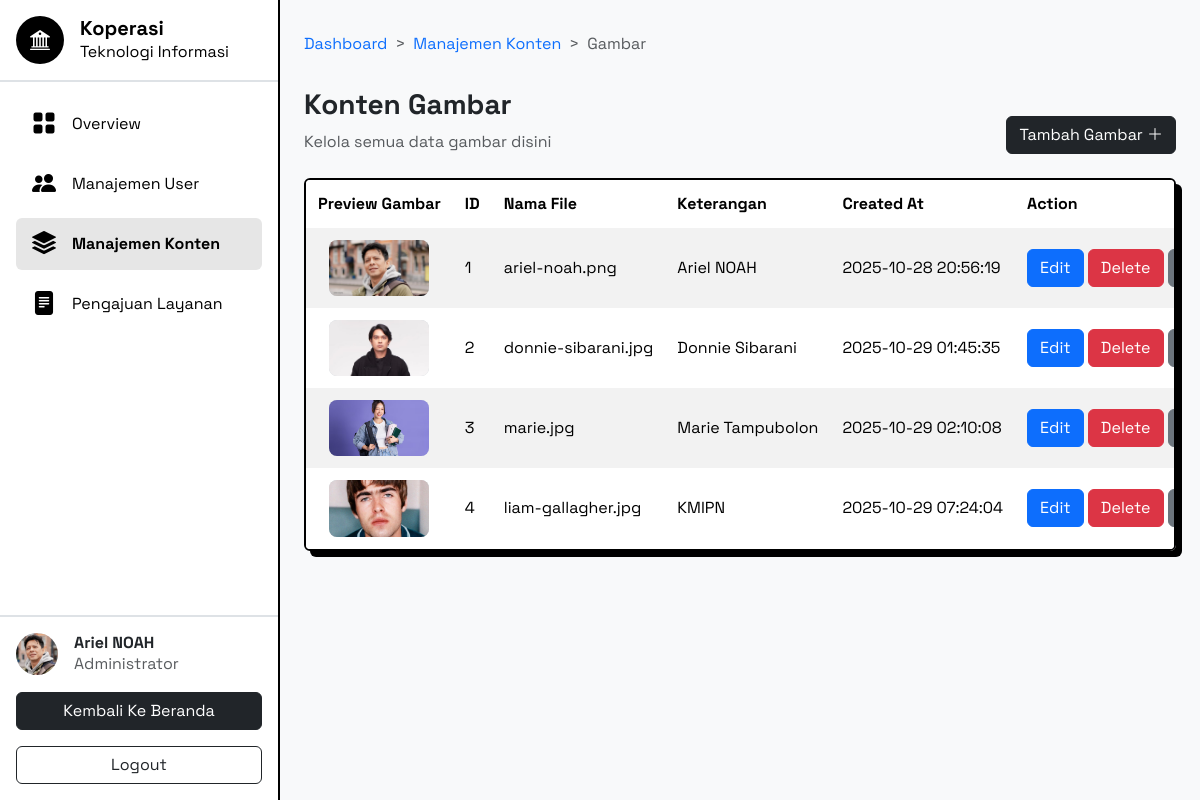
Screenshot of /dashboard/manage-content/image (signed in) with the database file from the repository.
### tables this page shows
CREATE TABLE `users` (
  `id` int NOT NULL,
  `avatar` varchar(150) NOT NULL,
  `nama` varchar(50) NOT NULL,
  `username` varchar(15) NOT NULL,
  `password` varchar(100) NOT NULL,
  `timestamp` timestamp NULL DEFAULT CURRENT_TIMESTAMP,
  `keterangan` text NOT NULL,
  `auth` varchar(20) NOT NULL,
  `aktif` enum('1','0') DEFAULT '1',
  `hapus` enum('1','0') DEFAULT '0'
);

CREATE TABLE `images` (
  `id` int NOT NULL,
  `nama_file` varchar(255) NOT NULL,
  `keterangan` text NOT NULL,
  `timestamp` timestamp NULL DEFAULT CURRENT_TIMESTAMP,
  `aktif` enum('1','0') DEFAULT '1',
  `hapus` enum('1','0') DEFAULT '0'
);

### app/Core/Controller.php (called while the page is built, shortened)
<?php
class Controller {
   protected function renderView(string $view, array $data = []) : void
   {
      extract($data);
      require_once __DIR__ . "/../View/" . $view . ".php";
   }
}

### app/Controller/ContentImageController.php (called while the page is built, shortened)
<?php
class ContentImageController extends Controller {
   private Image $imageModel;
   public function __construct()
   {
      $this->imageModel = new Image();
   }
   public function index() : void
   {
      $images = $this->imageModel->getAllImages();
      $data = [
         "page" => "ManageContent/Image/index",
         "images" => $images,
      ];
      $this->renderView(view: "Dashboard/index", data: $data);
   }
}

### public/index.php (called while the page is built, shortened)
<?php
try {
   Router::dispatch();
} catch (Exception $e) {
   http_response_code(500);
   require_once __DIR__ . "/../app/View/Error/internal-server-error.php";
}

### app/Config/Database.php (called while the page is built, shortened)
<?php
class Database {
   public static function getConnection() : PDO
   {
      $servername = "localhost";
      $database = "koperasi";
      $username = "root";
      $password = "";
      return new PDO("mysql:host=$servername;dbname=$database", $username, $password);
   }
}

### app/Model/User.php (called while the page is built, shortened)
<?php
class User {
   private PDO $db;
   public function __construct()
   {
      $this->db = Database::getConnection();
   }
   public function getUserById(int $id) : ?array
   {
      $sql = "SELECT * FROM users WHERE id = ?";
      $stmt = $this->db->prepare($sql);
      $stmt->execute([$id]);
      $user = $stmt->fetch(PDO::FETCH_ASSOC);
      return $user ?: null;
   }
}

### app/Model/Image.php (called while the page is built, shortened)
<?php
class Image {
   private PDO $db;
   public function __construct()
   {
      $this->db = Database::getConnection();
   }
   public function getAllImages() : array
   {
      $sql = "SELECT * FROM images WHERE hapus != 1";
      $stmt = $this->db->query($sql);
      return $stmt->fetchAll(PDO::FETCH_ASSOC);
   }
}

### app/View/Dashboard/ManageContent/Image/index.php (the view, shortened to what this page needs)
<nav style="--bs-breadcrumb-divider: '>';" aria-label="breadcrumb" class="py-2 mb-4">
   <ol class="breadcrumb mb-0">
      <li class="breadcrumb-item"><a href="/dashboard">Dashboard</a></li>
      <li class="breadcrumb-item"><a href="/dashboard/manage-content">Manajemen Konten</a></li>
      <li class="breadcrumb-item active" aria-current="page">Gambar</li>
   </ol>
</nav>
<header class="d-flex justify-content-between align-items-end mb-4">
   <div>
      <h3 class="mb-2 fw-bold">Konten Gambar</h3>
      <p class="m-0 text-body-secondary">Kelola semua data gambar disini</p>
   </div>
   <a href="/dashboard/manage-content/image/create" class="btn btn-dark">
      Tambah Gambar
      <i class="bi bi-plus-lg"></i>
   </a>
</header>
<div class="table-responsive border border-2 border-black drop-shadow-lg rounded-2">
   <table class="table table-borderless table-striped m-0 align-middle">
      <thead class="sticky-top">
         <tr>
            <th class="text-center">Preview Gambar</th>
            <th>ID</th>
            <th>Nama File</th>
            <th>Keterangan</th>
            <th>Created At</th>
            <th>Action</th>
         </tr>
      </thead>
      <tbody>
         <?php foreach($images as $image) {?>
            <tr>
               <td>
                  <div class="bg-dark-subtle rounded-3 mx-auto overflow-hidden position-relative group" style="aspect-ratio: 16/9; width: 100px; cursor: pointer;">
                     <img src=<?="/uploads/img/{$image['nama_file']}"?> class="image-preview w-100 h-100 object-fit-cover">
                  </div>
               </td>
               <td><?=$image["id"]?></td>
               <td><?=$image["nama_file"]?></td>
               <td><?=$image["keterangan"]?></td>
               <td><?=$image["timestamp"]?></td>
               <td>
                  <a href=<?="/dashboard/manage-content/image/edit/{$image['id']}"?> class="btn btn-primary">Edit</a>
                  <a href=<?="/images/delete/{$image['id']}"?> class="btn btn-danger">Delete</a>
                  <?php if ($image["aktif"] === "1") {?>
                     <a href=<?="/images/deactivate/{$image['id']}"?> class="btn btn-secondary">Non Active</a>
                  <?php }?>
               </td>
            </tr>
         <?php } ?>
      </tbody>
   </table>
</div>

### app/Core/Router.php (shortened to what this page needs)
<?php
class Router {
   private static array $routes = [];
   public static function addRoute(string $method, string $path, string $controller, string $action, array $middlewares = []) : void
   {
      array_push(self::$routes,
         [
            "method" => $method,
            "path" => $path,
            "controller" => $controller,
            "action" => $action,
            "middlewares" => $middlewares
         ]
      );
   }
   public static function dispatch() : void
   {
      $path = $_SERVER["PATH_INFO"] ?? "/";
      $method = $_SERVER["REQUEST_METHOD"];
      foreach (self::$routes as $route) {
         $pattern = preg_replace("#:([a-zA-Z_][a-zA-Z0-9_]*)#", "([^/]+)", $route["path"]);
         $pattern = "#^" . $pattern . "$#";
         $routeAndPathExist = $route["method"] === $method && preg_match($pattern, $path, $matches);
         if ($routeAndPathExist) {
            array_shift($matches);
            $controller = new $route["controller"];
            $action = $route["action"];
            $controller->$action(...$matches);
            return;
         }
      }
   }
}

### app/View/Dashboard/index.php (shortened to what this page needs)
<?php
$userModel = new User();
$user = $userModel->getUserById($_SESSION["userId"]);
$userAvatar = "/uploads/img/" . $user["avatar"];
$userAvatarName = $user["avatar"];
$userNama = $user["nama"];
$userAuth = $user["auth"];
?>
<!DOCTYPE html>
<html lang="id">
<head>
   <link href="https://cdn.jsdelivr.net/npm/bootstrap@5.3.3/dist/css/bootstrap.min.css" rel="stylesheet" />
   <link rel="stylesheet" href="https://cdn.jsdelivr.net/npm/bootstrap-icons@1.13.1/font/bootstrap-icons.min.css">
   <link rel="stylesheet" href="/assets/css/base-style.css">
   <link rel="stylesheet" href="/assets/css/custom-utilities.css">
   <link rel="stylesheet" href="/assets/css/dashboard.css">
</head>
<body>
   <div class="d-flex flex-column flex-lg-row overflow-hidden min-vh-100">
      <div class="p-3 p-sm-4 p-lg-0 bg-light">
         <?php require_once __DIR__ . "/../../Templates/sidebar.php" ?>
      </div>
      <main class="flex-grow-1 overflow-auto p-3 p-sm-4 bg-light vh-100">
         <?php
            $pageFile = "Overview/index";
            if (isset($page)) {
               $pageFile = $page;
            }
            require_once __DIR__ . "/../Dashboard/" . $pageFile . ".php";
         ?>
      </main>
   </div>
</body>
</html>

### app/Template/sidebar.php (shortened to what this page needs)
<aside id="dashboardSidebar" class="bg-white border-end border-2 border-black vh-100 d-flex flex-column" style="min-width: 280px; transition: 300ms;">
   <div class="p-3 border-bottom border-2 position-relative">
      <div class="d-flex align-items-center gap-3">
         <div class="bg-black d-flex flex-grow-0 justify-content-center align-items-center rounded-circle" style="width: 48px; height: 48px;">
            <i class="text-white bi bi-bank2 fs-5"></i>
         </div>
         <div class="text-black">
            <h5 class="fw-bold m-0">Koperasi</h5>
            <p class="m-0">Teknologi Informasi</p>
         </div>
      </div>
   </div>
   <div class="d-flex flex-column flex-grow-1 gap-2 p-3 overflow-y-auto">
      <a href="/dashboard" class="dashboard-menu d-flex align-items-center gap-3 text-decoration-none text-black px-3 py-2 rounded-2">
         <i class="bi bi-grid-fill fs-4"></i>
         <p class="m-0">Overview</p>
      </a>
      <?php if ($userAuth === "administrator") { ?>
         <a href="/dashboard/manage-user" class="dashboard-menu d-flex align-items-center gap-3 text-decoration-none text-black px-3 py-2 rounded-2">
            <i class="bi bi-people-fill fs-4"></i>
            <p class="m-0">Manajemen User</p>
         </a>
         <a href="/dashboard/manage-content" class="dashboard-menu d-flex align-items-center gap-3 text-decoration-none text-black px-3 py-2 rounded-2">
            <i class="bi bi-stack fs-4"></i>
            <p class="m-0">Manajemen Konten</p>
         </a>
      <?php } ?>
      <?php if ($userAuth === "administrator" || $userAuth === "pegawai") { ?>
         <a href="/dashboard/pengajuan-layanan" class="dashboard-menu d-flex align-items-center gap-3 text-decoration-none text-black px-3 py-2 rounded-2">
            <i class="bi bi-file-text-fill fs-4"></i>
            <p class="m-0">Pengajuan Layanan</p>
         </a>
      <?php } ?>
   </div>
   <div class="p-3 border-top border-2 d-flex flex-column gap-3">
      <div class="d-flex align-items-center gap-3" style="cursor: pointer;">
         <div class="flex-grow-0 bg-dark-subtle rounded-circle overflow-hidden" style="width: 42px; height: 42px;">
            <img src=<?=$userAvatar?> alt=<?=$userAvatarName?> class="w-100 h-100 object-fit-cover">
         </div>
         <div>
            <h6 class="m-0 fw-bold"><?=$userNama?></h6>
            <p class="m-0 text-body-secondary text-capitalize"><?=$userAuth?></p>
         </div>
      </div>
      <a href="/" class="btn btn-dark">Kembali Ke Beranda</a>
      <a href="/logout" class="btn btn-outline-dark w-100">Logout</a>
   </div>
</aside>

### public/assets/css/base-style.css (style rules this page uses)
body { font-family: "Space Grotesk"; }
table th, table td { white-space: nowrap !important; padding: 0.75rem !important; }
a { text-decoration: none; }

### public/assets/css/custom-utilities.css (style rules this page uses)
.drop-shadow-lg { box-shadow: 6px 6px 0px 0px black; }

### public/assets/css/dashboard.css (style rules this page uses)
#dashboardSidebar { position: fixed; top: 0; left: -100%; z-index: 9999; }
.dashboard-menu.active { background-color: #e6e6e6; font-weight: bold; }
@media screen and (min-width: 992px) { #dashboardSidebar { position: static; } }

### rows the page displays
users: shows "Manajemen User", shows "Pengajuan Layanan", avatar (picture), nama "Ariel NOAH", auth "Administrator"
images: nama_file (picture), id "1", nama_file "ariel-noah.png", keterangan "Ariel NOAH", timestamp "2025-10-28 20:56:19"
images: nama_file (picture), id "2", nama_file "donnie-sibarani.jpg", keterangan "Donnie Sibarani", timestamp "2025-10-29 01:45:35"
images: nama_file (picture), id "3", nama_file "marie.jpg", keterangan "Marie Tampubolon", timestamp "2025-10-29 02:10:08"
images: nama_file (picture), id "4", nama_file "liam-gallagher.jpg", keterangan "KMIPN", timestamp "2025-10-29 07:24:04"
